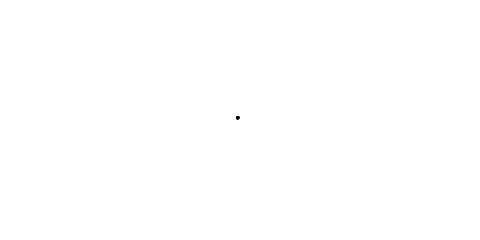
Frame 1 (no input)
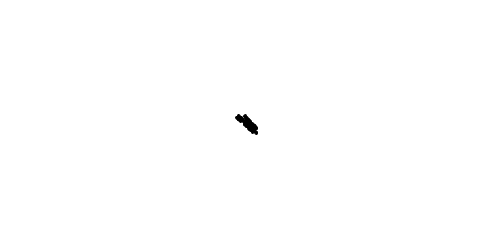
Frame 60 (the mouse pressed at the canvas centre just before this capture)
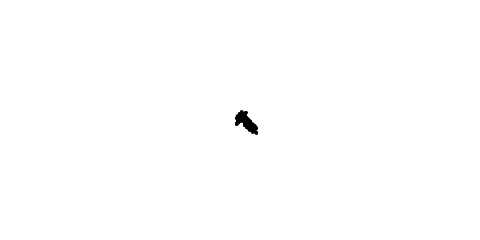
Frame 120 (the mouse held since frame 60 and released just before this capture)

The Processing sketch that drew these frames (run headless with seeded random() and noise(); from frame 60 on, the mouse is pressed at the canvas centre):

// Processing sketch: Noc01_06_Ex1_5
// ── Noc01_06_Ex1_5.pde
Walker w;

// Nature of Code
// Exercise 1.5 Gaussian Walker

void setup() {
  size(480, 240);
  w = new Walker();
  background(255);
}

void draw() {
  w.step();
  w.display();
}
// ── Walker.pde
import java.util.Random;

Random generator = new Random();
float stepMean = 2;
float stepStdDev = 1;

class Walker {
  float x;
  float y;
  PVector direction = new PVector();
  
  Walker() {
    x = width/2;
    y = height/2;
  }

  void display() {
    fill(0);
    ellipse(x,y,3,3);
  }

  void step() {
    setDirection();
    
    direction.setMag(stepMean+ abs((float)generator.nextGaussian())*stepStdDev);
    
    x += direction.x;
    y += direction.y;
  }
  
  void setDirection() {
    // decide a direction. 50% chance of moving towards mouse.
    direction.x = (x < mouseX) ? 1 : -1;
    direction.y = (y < mouseY) ? 1 : -1;
       
    float choice = random(0,1);
    if (choice < 0.30) {
      direction.x = -direction.x;
      direction.y = -direction.y;
    }
    else if (choice < 0.4) {
      direction.x = -direction.x;
    }
    else if (choice < 0.5) {
      direction.y = -direction.y;
    }
  }
  
}
